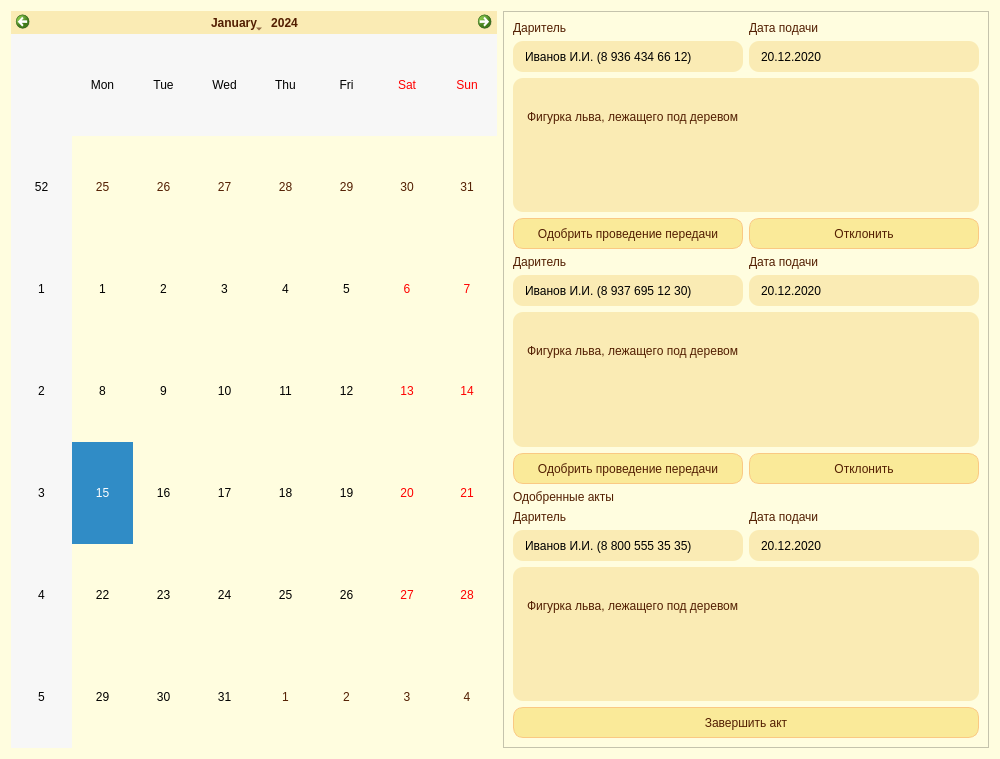
<?xml version="1.0" encoding="UTF-8"?>
<ui version="4.0">
 <class>Dialog</class>
 <widget class="QDialog" name="Dialog">
  <property name="geometry">
   <rect>
    <x>0</x>
    <y>0</y>
    <width>1000</width>
    <height>759</height>
   </rect>
  </property>
  <property name="windowTitle">
   <string>Dialog</string>
  </property>
  <property name="styleSheet">
   <string notr="true">QMenuBar {
background-color: rgb(250, 234, 153);
font: 87 10pt &quot;Arial Black&quot;;
padding-left: 3px;
	color: rgb(82, 30, 1);
}

QMenuBar::item {
spacing: 3px; /* spacing between menu bar items */
padding: 1px 4px;
background: transparent;
border-radius: 4px;
background-color: rgb(250, 234, 153);
}

QMenuBar::item:selected { /* when selected using mouse or keyboard */
background: #fac983;
}

QMenu {
background-color: rgb(149, 166, 174); 
	font: 75 8pt &quot;Arial Black&quot;;
}

QMenu::item {
background-color: transparent;
}

QMenu::item:selected {
background-color: #fac983; /* rot */
}
QWidget{background-color: rgb(255, 253, 223);}</string>
  </property>
  <layout class="QHBoxLayout" name="horizontalLayout_7">
   <item>
    <widget class="QCalendarWidget" name="calendarWidget">
     <property name="sizePolicy">
      <sizepolicy hsizetype="Minimum" vsizetype="Minimum">
       <horstretch>0</horstretch>
       <verstretch>0</verstretch>
      </sizepolicy>
     </property>
     <property name="styleSheet">
      <string notr="true">QCalendarWidget QWidget{
	
	font: 87 8pt &quot;Arial Black&quot;;
	color: #521e01;
	background-color: #faebb4;
}


QCalendarWidget QAbstractItemView:enabled{
background-color: #fffddf;
font: 75 8pt &quot;Arial&quot;;
color: black;
}</string>
     </property>
    </widget>
   </item>
   <item>
    <widget class="QScrollArea" name="scrollArea">
     <property name="styleSheet">
      <string notr="true">border: 0px solid;
QAbstractScrollArea {
	
	border-radius: 10px;
}

 QScrollBar::handle:vertical {
    background: #fac983
 }</string>
     </property>
     <property name="widgetResizable">
      <bool>true</bool>
     </property>
     <widget class="QWidget" name="scrollAreaWidgetContents">
      <property name="geometry">
       <rect>
        <x>0</x>
        <y>0</y>
        <width>488</width>
        <height>741</height>
       </rect>
      </property>
      <layout class="QVBoxLayout" name="verticalLayout_10">
       <item>
        <layout class="QVBoxLayout" name="verticalLayout_3">
         <item>
          <layout class="QHBoxLayout" name="horizontalLayout">
           <item>
            <layout class="QVBoxLayout" name="verticalLayout">
             <item>
              <widget class="QLabel" name="loginLabel_2">
               <property name="sizePolicy">
                <sizepolicy hsizetype="Fixed" vsizetype="Fixed">
                 <horstretch>0</horstretch>
                 <verstretch>0</verstretch>
                </sizepolicy>
               </property>
               <property name="styleSheet">
                <string notr="true">QLabel {
	font: 87 8pt &quot;Arial Black&quot;;
	color: rgb(82, 30, 1);
}</string>
               </property>
               <property name="text">
                <string>Даритель</string>
               </property>
              </widget>
             </item>
             <item>
              <widget class="QLineEdit" name="loginLineEdit">
               <property name="enabled">
                <bool>true</bool>
               </property>
               <property name="minimumSize">
                <size>
                 <width>0</width>
                 <height>31</height>
                </size>
               </property>
               <property name="maximumSize">
                <size>
                 <width>16777215</width>
                 <height>31</height>
                </size>
               </property>
               <property name="styleSheet">
                <string notr="true">QLineEdit {
	
	font: 8pt &quot;Arial&quot;;
	padding-left: 10px;
	padding-right: 10px;
	background-color: rgb(250, 235, 180);
	border-radius: 10px;
}

QLineEdit:focus {
  border: 2px solid rgb(250, 201, 131);
}</string>
               </property>
               <property name="text">
                <string>Иванов И.И. (8 936 434 66 12)</string>
               </property>
               <property name="dragEnabled">
                <bool>true</bool>
               </property>
               <property name="readOnly">
                <bool>true</bool>
               </property>
              </widget>
             </item>
            </layout>
           </item>
           <item>
            <layout class="QVBoxLayout" name="verticalLayout_2">
             <item>
              <widget class="QLabel" name="loginLabel">
               <property name="sizePolicy">
                <sizepolicy hsizetype="Fixed" vsizetype="Fixed">
                 <horstretch>0</horstretch>
                 <verstretch>0</verstretch>
                </sizepolicy>
               </property>
               <property name="styleSheet">
                <string notr="true">QLabel {
	font: 87 8pt &quot;Arial Black&quot;;
	color: rgb(82, 30, 1);
}</string>
               </property>
               <property name="text">
                <string>Дата подачи</string>
               </property>
              </widget>
             </item>
             <item>
              <widget class="QLineEdit" name="loginLineEdit_2">
               <property name="enabled">
                <bool>true</bool>
               </property>
               <property name="minimumSize">
                <size>
                 <width>0</width>
                 <height>31</height>
                </size>
               </property>
               <property name="maximumSize">
                <size>
                 <width>16777215</width>
                 <height>31</height>
                </size>
               </property>
               <property name="styleSheet">
                <string notr="true">QLineEdit {
	
	font: 8pt &quot;Arial&quot;;
	padding-left: 10px;
	padding-right: 10px;
	background-color: rgb(250, 235, 180);
	border-radius: 10px;
}

QLineEdit:focus {
  border: 2px solid rgb(250, 201, 131);
}</string>
               </property>
               <property name="text">
                <string>20.12.2020</string>
               </property>
               <property name="dragEnabled">
                <bool>true</bool>
               </property>
               <property name="readOnly">
                <bool>true</bool>
               </property>
              </widget>
             </item>
            </layout>
           </item>
          </layout>
         </item>
         <item>
          <widget class="QPlainTextEdit" name="plainTextEdit">
           <property name="styleSheet">
            <string notr="true">QPlainTextEdit {
	
	font: 8pt &quot;Arial Black&quot;;
	padding-left: 10px;
	padding-right: 10px;
	background-color: rgb(250, 235, 180);
	border-radius: 10px;
color: rgb(82, 30, 1);
}

QPlainTextEdit:focus {
  border: 2px solid rgb(250, 201, 131);
}</string>
           </property>
           <property name="plainText">
            <string>

Фигурка льва, лежащего под деревом</string>
           </property>
          </widget>
         </item>
        </layout>
       </item>
       <item>
        <layout class="QHBoxLayout" name="horizontalLayout_5">
         <item>
          <widget class="QPushButton" name="logInButton_3">
           <property name="sizePolicy">
            <sizepolicy hsizetype="MinimumExpanding" vsizetype="Fixed">
             <horstretch>0</horstretch>
             <verstretch>0</verstretch>
            </sizepolicy>
           </property>
           <property name="minimumSize">
            <size>
             <width>100</width>
             <height>31</height>
            </size>
           </property>
           <property name="maximumSize">
            <size>
             <width>16777215</width>
             <height>31</height>
            </size>
           </property>
           <property name="styleSheet">
            <string notr="true">QWidget {
	background-color: rgb(250, 234, 153);
	border: 1px solid rgb(250, 201, 131);
	border-radius: 10px;
	text-align: center;
}

QAbstractButton {
	
	font: 87 8pt &quot;Arial Black&quot;;
	color: rgb(82, 30, 1);
}
QPushButton:hover:!pressed {
  border: 2px solid rgb(250, 201, 131);
}</string>
           </property>
           <property name="text">
            <string>Одобрить проведение передачи</string>
           </property>
           <property name="shortcut">
            <string>Ctrl+S</string>
           </property>
          </widget>
         </item>
         <item>
          <widget class="QPushButton" name="logInButton_4">
           <property name="sizePolicy">
            <sizepolicy hsizetype="MinimumExpanding" vsizetype="Fixed">
             <horstretch>0</horstretch>
             <verstretch>0</verstretch>
            </sizepolicy>
           </property>
           <property name="minimumSize">
            <size>
             <width>100</width>
             <height>31</height>
            </size>
           </property>
           <property name="maximumSize">
            <size>
             <width>16777215</width>
             <height>31</height>
            </size>
           </property>
           <property name="styleSheet">
            <string notr="true">QWidget {
	background-color: rgb(250, 234, 153);
	border: 1px solid rgb(250, 201, 131);
	border-radius: 10px;
	text-align: center;
}

QAbstractButton {
	
	font: 87 8pt &quot;Arial Black&quot;;
	color: rgb(82, 30, 1);
}
QPushButton:hover:!pressed {
  border: 2px solid rgb(250, 201, 131);
}</string>
           </property>
           <property name="text">
            <string>Отклонить</string>
           </property>
           <property name="shortcut">
            <string>Ctrl+S</string>
           </property>
          </widget>
         </item>
        </layout>
       </item>
       <item>
        <layout class="QVBoxLayout" name="verticalLayout_4">
         <item>
          <layout class="QHBoxLayout" name="horizontalLayout_2">
           <item>
            <layout class="QVBoxLayout" name="verticalLayout_5">
             <item>
              <widget class="QLabel" name="loginLabel_3">
               <property name="sizePolicy">
                <sizepolicy hsizetype="Fixed" vsizetype="Fixed">
                 <horstretch>0</horstretch>
                 <verstretch>0</verstretch>
                </sizepolicy>
               </property>
               <property name="styleSheet">
                <string notr="true">QLabel {
	font: 87 8pt &quot;Arial Black&quot;;
	color: rgb(82, 30, 1);
}</string>
               </property>
               <property name="text">
                <string>Даритель</string>
               </property>
              </widget>
             </item>
             <item>
              <widget class="QLineEdit" name="loginLineEdit_3">
               <property name="enabled">
                <bool>true</bool>
               </property>
               <property name="minimumSize">
                <size>
                 <width>0</width>
                 <height>31</height>
                </size>
               </property>
               <property name="maximumSize">
                <size>
                 <width>16777215</width>
                 <height>31</height>
                </size>
               </property>
               <property name="styleSheet">
                <string notr="true">QLineEdit {
	
	font: 8pt &quot;Arial&quot;;
	padding-left: 10px;
	padding-right: 10px;
	background-color: rgb(250, 235, 180);
	border-radius: 10px;
}

QLineEdit:focus {
  border: 2px solid rgb(250, 201, 131);
}</string>
               </property>
               <property name="text">
                <string>Иванов И.И. (8 937 695 12 30)</string>
               </property>
               <property name="dragEnabled">
                <bool>true</bool>
               </property>
               <property name="readOnly">
                <bool>true</bool>
               </property>
              </widget>
             </item>
            </layout>
           </item>
           <item>
            <layout class="QVBoxLayout" name="verticalLayout_6">
             <item>
              <widget class="QLabel" name="loginLabel_4">
               <property name="sizePolicy">
                <sizepolicy hsizetype="Fixed" vsizetype="Fixed">
                 <horstretch>0</horstretch>
                 <verstretch>0</verstretch>
                </sizepolicy>
               </property>
               <property name="styleSheet">
                <string notr="true">QLabel {
	font: 87 8pt &quot;Arial Black&quot;;
	color: rgb(82, 30, 1);
}</string>
               </property>
               <property name="text">
                <string>Дата подачи</string>
               </property>
              </widget>
             </item>
             <item>
              <widget class="QLineEdit" name="loginLineEdit_4">
               <property name="enabled">
                <bool>true</bool>
               </property>
               <property name="minimumSize">
                <size>
                 <width>0</width>
                 <height>31</height>
                </size>
               </property>
               <property name="maximumSize">
                <size>
                 <width>16777215</width>
                 <height>31</height>
                </size>
               </property>
               <property name="styleSheet">
                <string notr="true">QLineEdit {
	
	font: 8pt &quot;Arial&quot;;
	padding-left: 10px;
	padding-right: 10px;
	background-color: rgb(250, 235, 180);
	border-radius: 10px;
}

QLineEdit:focus {
  border: 2px solid rgb(250, 201, 131);
}</string>
               </property>
               <property name="text">
                <string>20.12.2020</string>
               </property>
               <property name="dragEnabled">
                <bool>true</bool>
               </property>
               <property name="readOnly">
                <bool>true</bool>
               </property>
              </widget>
             </item>
            </layout>
           </item>
          </layout>
         </item>
         <item>
          <widget class="QPlainTextEdit" name="plainTextEdit_2">
           <property name="styleSheet">
            <string notr="true">QPlainTextEdit {
	
	font: 8pt &quot;Arial Black&quot;;
	padding-left: 10px;
	padding-right: 10px;
	background-color: rgb(250, 235, 180);
	border-radius: 10px;
color: rgb(82, 30, 1);
}

QPlainTextEdit:focus {
  border: 2px solid rgb(250, 201, 131);
}</string>
           </property>
           <property name="plainText">
            <string>

Фигурка льва, лежащего под деревом</string>
           </property>
          </widget>
         </item>
         <item>
          <layout class="QHBoxLayout" name="horizontalLayout_4">
           <item>
            <widget class="QPushButton" name="logInButton_2">
             <property name="sizePolicy">
              <sizepolicy hsizetype="MinimumExpanding" vsizetype="Fixed">
               <horstretch>0</horstretch>
               <verstretch>0</verstretch>
              </sizepolicy>
             </property>
             <property name="minimumSize">
              <size>
               <width>100</width>
               <height>31</height>
              </size>
             </property>
             <property name="maximumSize">
              <size>
               <width>16777215</width>
               <height>31</height>
              </size>
             </property>
             <property name="styleSheet">
              <string notr="true">QWidget {
	background-color: rgb(250, 234, 153);
	border: 1px solid rgb(250, 201, 131);
	border-radius: 10px;
	text-align: center;
}

QAbstractButton {
	
	font: 87 8pt &quot;Arial Black&quot;;
	color: rgb(82, 30, 1);
}
QPushButton:hover:!pressed {
  border: 2px solid rgb(250, 201, 131);
}</string>
             </property>
             <property name="text">
              <string>Одобрить проведение передачи</string>
             </property>
             <property name="shortcut">
              <string>Ctrl+S</string>
             </property>
            </widget>
           </item>
           <item>
            <widget class="QPushButton" name="logInButton">
             <property name="sizePolicy">
              <sizepolicy hsizetype="MinimumExpanding" vsizetype="Fixed">
               <horstretch>0</horstretch>
               <verstretch>0</verstretch>
              </sizepolicy>
             </property>
             <property name="minimumSize">
              <size>
               <width>100</width>
               <height>31</height>
              </size>
             </property>
             <property name="maximumSize">
              <size>
               <width>16777215</width>
               <height>31</height>
              </size>
             </property>
             <property name="styleSheet">
              <string notr="true">QWidget {
	background-color: rgb(250, 234, 153);
	border: 1px solid rgb(250, 201, 131);
	border-radius: 10px;
	text-align: center;
}

QAbstractButton {
	
	font: 87 8pt &quot;Arial Black&quot;;
	color: rgb(82, 30, 1);
}
QPushButton:hover:!pressed {
  border: 2px solid rgb(250, 201, 131);
}</string>
             </property>
             <property name="text">
              <string>Отклонить</string>
             </property>
             <property name="shortcut">
              <string>Ctrl+S</string>
             </property>
            </widget>
           </item>
          </layout>
         </item>
        </layout>
       </item>
       <item>
        <widget class="QLabel" name="loginLabel_7">
         <property name="sizePolicy">
          <sizepolicy hsizetype="Fixed" vsizetype="Fixed">
           <horstretch>0</horstretch>
           <verstretch>0</verstretch>
          </sizepolicy>
         </property>
         <property name="styleSheet">
          <string notr="true">QLabel {
	font: 87 8pt &quot;Arial Black&quot;;
	color: rgb(82, 30, 1);
}</string>
         </property>
         <property name="text">
          <string>Одобренные акты</string>
         </property>
        </widget>
       </item>
       <item>
        <layout class="QVBoxLayout" name="verticalLayout_7">
         <item>
          <layout class="QHBoxLayout" name="horizontalLayout_3">
           <item>
            <layout class="QVBoxLayout" name="verticalLayout_8">
             <item>
              <widget class="QLabel" name="loginLabel_5">
               <property name="sizePolicy">
                <sizepolicy hsizetype="Fixed" vsizetype="Fixed">
                 <horstretch>0</horstretch>
                 <verstretch>0</verstretch>
                </sizepolicy>
               </property>
               <property name="styleSheet">
                <string notr="true">QLabel {
	font: 87 8pt &quot;Arial Black&quot;;
	color: rgb(82, 30, 1);
}</string>
               </property>
               <property name="text">
                <string>Даритель</string>
               </property>
              </widget>
             </item>
             <item>
              <widget class="QLineEdit" name="loginLineEdit_5">
               <property name="enabled">
                <bool>true</bool>
               </property>
               <property name="minimumSize">
                <size>
                 <width>0</width>
                 <height>31</height>
                </size>
               </property>
               <property name="maximumSize">
                <size>
                 <width>16777215</width>
                 <height>31</height>
                </size>
               </property>
               <property name="styleSheet">
                <string notr="true">QLineEdit {
	
	font: 8pt &quot;Arial&quot;;
	padding-left: 10px;
	padding-right: 10px;
	background-color: rgb(250, 235, 180);
	border-radius: 10px;
}

QLineEdit:focus {
  border: 2px solid rgb(250, 201, 131);
}</string>
               </property>
               <property name="text">
                <string>Иванов И.И. (8 800 555 35 35)</string>
               </property>
               <property name="dragEnabled">
                <bool>true</bool>
               </property>
               <property name="readOnly">
                <bool>true</bool>
               </property>
              </widget>
             </item>
            </layout>
           </item>
           <item>
            <layout class="QVBoxLayout" name="verticalLayout_9">
             <item>
              <widget class="QLabel" name="loginLabel_6">
               <property name="sizePolicy">
                <sizepolicy hsizetype="Fixed" vsizetype="Fixed">
                 <horstretch>0</horstretch>
                 <verstretch>0</verstretch>
                </sizepolicy>
               </property>
               <property name="styleSheet">
                <string notr="true">QLabel {
	font: 87 8pt &quot;Arial Black&quot;;
	color: rgb(82, 30, 1);
}</string>
               </property>
               <property name="text">
                <string>Дата подачи</string>
               </property>
              </widget>
             </item>
             <item>
              <widget class="QLineEdit" name="loginLineEdit_6">
               <property name="enabled">
                <bool>true</bool>
               </property>
               <property name="minimumSize">
                <size>
                 <width>0</width>
                 <height>31</height>
                </size>
               </property>
               <property name="maximumSize">
                <size>
                 <width>16777215</width>
                 <height>31</height>
                </size>
               </property>
               <property name="styleSheet">
                <string notr="true">QLineEdit {
	
	font: 8pt &quot;Arial&quot;;
	padding-left: 10px;
	padding-right: 10px;
	background-color: rgb(250, 235, 180);
	border-radius: 10px;
}

QLineEdit:focus {
  border: 2px solid rgb(250, 201, 131);
}</string>
               </property>
               <property name="text">
                <string>20.12.2020</string>
               </property>
               <property name="dragEnabled">
                <bool>true</bool>
               </property>
               <property name="readOnly">
                <bool>true</bool>
               </property>
              </widget>
             </item>
            </layout>
           </item>
          </layout>
         </item>
         <item>
          <widget class="QPlainTextEdit" name="plainTextEdit_3">
           <property name="styleSheet">
            <string notr="true">QPlainTextEdit {
	
	font: 8pt &quot;Arial Black&quot;;
	padding-left: 10px;
	padding-right: 10px;
	background-color: rgb(250, 235, 180);
	border-radius: 10px;
color: rgb(82, 30, 1);
}

QPlainTextEdit:focus {
  border: 2px solid rgb(250, 201, 131);
}</string>
           </property>
           <property name="plainText">
            <string>

Фигурка льва, лежащего под деревом</string>
           </property>
          </widget>
         </item>
         <item>
          <layout class="QHBoxLayout" name="horizontalLayout_6">
           <item>
            <widget class="QPushButton" name="logInButton_5">
             <property name="sizePolicy">
              <sizepolicy hsizetype="MinimumExpanding" vsizetype="Fixed">
               <horstretch>0</horstretch>
               <verstretch>0</verstretch>
              </sizepolicy>
             </property>
             <property name="minimumSize">
              <size>
               <width>100</width>
               <height>31</height>
              </size>
             </property>
             <property name="maximumSize">
              <size>
               <width>16777215</width>
               <height>31</height>
              </size>
             </property>
             <property name="styleSheet">
              <string notr="true">QWidget {
	background-color: rgb(250, 234, 153);
	border: 1px solid rgb(250, 201, 131);
	border-radius: 10px;
	text-align: center;
}

QAbstractButton {
	
	font: 87 8pt &quot;Arial Black&quot;;
	color: rgb(82, 30, 1);
}
QPushButton:hover:!pressed {
  border: 2px solid rgb(250, 201, 131);
}</string>
             </property>
             <property name="text">
              <string>Завершить акт</string>
             </property>
             <property name="shortcut">
              <string>Ctrl+S</string>
             </property>
            </widget>
           </item>
          </layout>
         </item>
        </layout>
       </item>
      </layout>
     </widget>
    </widget>
   </item>
  </layout>
 </widget>
 <resources/>
 <connections/>
</ui>
